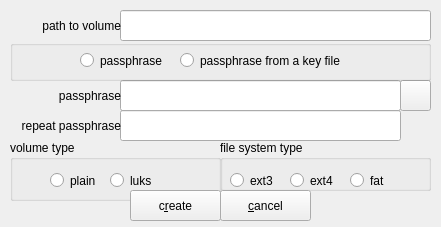
<?xml version="1.0" encoding="UTF-8"?>
<ui version="4.0">
 <class>createpartition</class>
 <widget class="QWidget" name="createpartition">
  <property name="windowModality">
   <enum>Qt::ApplicationModal</enum>
  </property>
  <property name="geometry">
   <rect>
    <x>0</x>
    <y>0</y>
    <width>441</width>
    <height>227</height>
   </rect>
  </property>
  <property name="windowTitle">
   <string>create a new volume</string>
  </property>
  <widget class="QLineEdit" name="lineEditVolumePath">
   <property name="geometry">
    <rect>
     <x>120</x>
     <y>10</y>
     <width>311</width>
     <height>31</height>
    </rect>
   </property>
  </widget>
  <widget class="QLabel" name="labelVolumePath">
   <property name="geometry">
    <rect>
     <x>10</x>
     <y>10</y>
     <width>111</width>
     <height>31</height>
    </rect>
   </property>
   <property name="text">
    <string>path to volume</string>
   </property>
   <property name="alignment">
    <set>Qt::AlignRight|Qt::AlignTrailing|Qt::AlignVCenter</set>
   </property>
  </widget>
  <widget class="QGroupBox" name="groupBox">
   <property name="geometry">
    <rect>
     <x>10</x>
     <y>140</y>
     <width>211</width>
     <height>61</height>
    </rect>
   </property>
   <property name="title">
    <string>volume type</string>
   </property>
   <widget class="QRadioButton" name="rbPlain">
    <property name="geometry">
     <rect>
      <x>40</x>
      <y>30</y>
      <width>61</width>
      <height>21</height>
     </rect>
    </property>
    <property name="text">
     <string>plain</string>
    </property>
   </widget>
   <widget class="QRadioButton" name="rbLuks">
    <property name="geometry">
     <rect>
      <x>100</x>
      <y>30</y>
      <width>71</width>
      <height>21</height>
     </rect>
    </property>
    <property name="text">
     <string>luks</string>
    </property>
   </widget>
  </widget>
  <widget class="QGroupBox" name="groupBox_2">
   <property name="geometry">
    <rect>
     <x>220</x>
     <y>140</y>
     <width>211</width>
     <height>51</height>
    </rect>
   </property>
   <property name="title">
    <string>file system type</string>
   </property>
   <widget class="QRadioButton" name="rbext3">
    <property name="geometry">
     <rect>
      <x>10</x>
      <y>30</y>
      <width>95</width>
      <height>21</height>
     </rect>
    </property>
    <property name="text">
     <string>ext3</string>
    </property>
   </widget>
   <widget class="QRadioButton" name="rbext4">
    <property name="geometry">
     <rect>
      <x>70</x>
      <y>30</y>
      <width>61</width>
      <height>21</height>
     </rect>
    </property>
    <property name="text">
     <string>ext4</string>
    </property>
   </widget>
   <widget class="QRadioButton" name="rbfat">
    <property name="geometry">
     <rect>
      <x>130</x>
      <y>30</y>
      <width>61</width>
      <height>21</height>
     </rect>
    </property>
    <property name="text">
     <string>fat</string>
    </property>
   </widget>
  </widget>
  <widget class="QPushButton" name="pbCreate">
   <property name="geometry">
    <rect>
     <x>130</x>
     <y>190</y>
     <width>91</width>
     <height>31</height>
    </rect>
   </property>
   <property name="text">
    <string>c&amp;reate</string>
   </property>
   <property name="autoDefault">
    <bool>false</bool>
   </property>
   <property name="default">
    <bool>false</bool>
   </property>
  </widget>
  <widget class="QPushButton" name="pbCancel">
   <property name="geometry">
    <rect>
     <x>220</x>
     <y>190</y>
     <width>91</width>
     <height>31</height>
    </rect>
   </property>
   <property name="text">
    <string>&amp;cancel</string>
   </property>
   <property name="default">
    <bool>false</bool>
   </property>
  </widget>
  <widget class="QLineEdit" name="lineEditPassphrase1">
   <property name="geometry">
    <rect>
     <x>120</x>
     <y>80</y>
     <width>281</width>
     <height>31</height>
    </rect>
   </property>
  </widget>
  <widget class="QLabel" name="labelPassPhrase">
   <property name="geometry">
    <rect>
     <x>20</x>
     <y>80</y>
     <width>101</width>
     <height>31</height>
    </rect>
   </property>
   <property name="text">
    <string>passphrase</string>
   </property>
   <property name="alignment">
    <set>Qt::AlignRight|Qt::AlignTrailing|Qt::AlignVCenter</set>
   </property>
  </widget>
  <widget class="QLineEdit" name="lineEditPassPhrase2">
   <property name="geometry">
    <rect>
     <x>120</x>
     <y>110</y>
     <width>281</width>
     <height>31</height>
    </rect>
   </property>
  </widget>
  <widget class="QLabel" name="label_3">
   <property name="geometry">
    <rect>
     <x>10</x>
     <y>110</y>
     <width>111</width>
     <height>31</height>
    </rect>
   </property>
   <property name="text">
    <string>repeat passphrase</string>
   </property>
   <property name="alignment">
    <set>Qt::AlignRight|Qt::AlignTrailing|Qt::AlignVCenter</set>
   </property>
  </widget>
  <widget class="QPushButton" name="pbOpenKeyFile">
   <property name="geometry">
    <rect>
     <x>400</x>
     <y>80</y>
     <width>31</width>
     <height>31</height>
    </rect>
   </property>
   <property name="toolTip">
    <string>open a key file</string>
   </property>
   <property name="text">
    <string/>
   </property>
  </widget>
  <widget class="QGroupBox" name="groupBox_3">
   <property name="geometry">
    <rect>
     <x>10</x>
     <y>40</y>
     <width>421</width>
     <height>41</height>
    </rect>
   </property>
   <property name="title">
    <string/>
   </property>
   <widget class="QRadioButton" name="rbPassphrase">
    <property name="geometry">
     <rect>
      <x>70</x>
      <y>10</y>
      <width>95</width>
      <height>21</height>
     </rect>
    </property>
    <property name="text">
     <string>passphrase</string>
    </property>
   </widget>
   <widget class="QRadioButton" name="rbPassphraseFromFile">
    <property name="geometry">
     <rect>
      <x>170</x>
      <y>10</y>
      <width>211</width>
      <height>21</height>
     </rect>
    </property>
    <property name="text">
     <string>passphrase from a key file</string>
    </property>
   </widget>
  </widget>
 </widget>
 <resources/>
 <connections/>
</ui>
